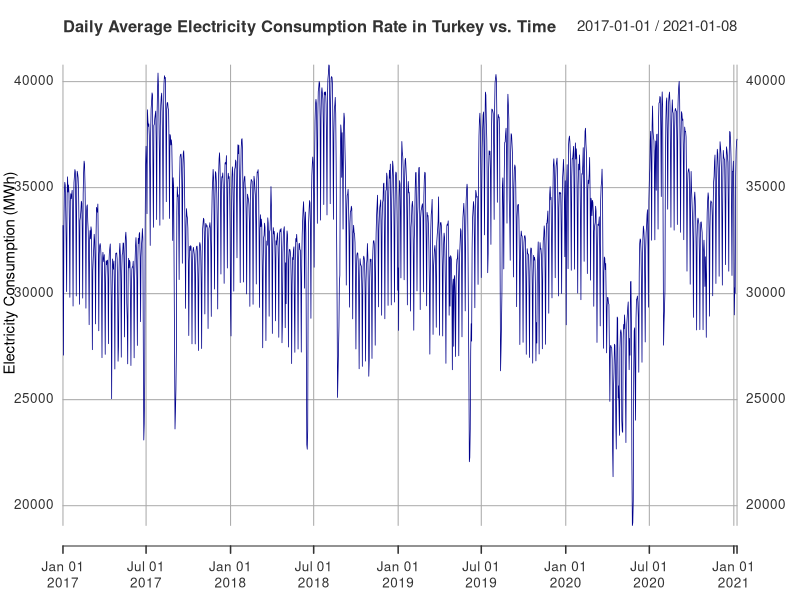
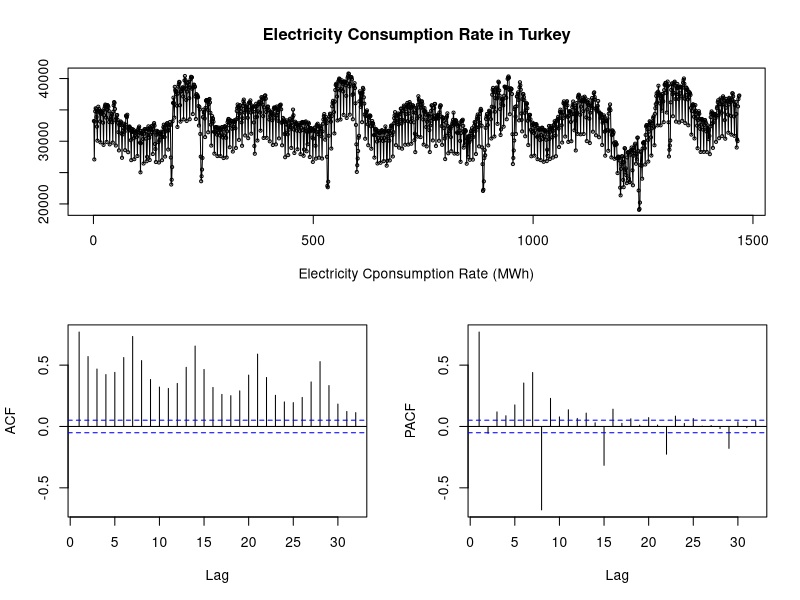
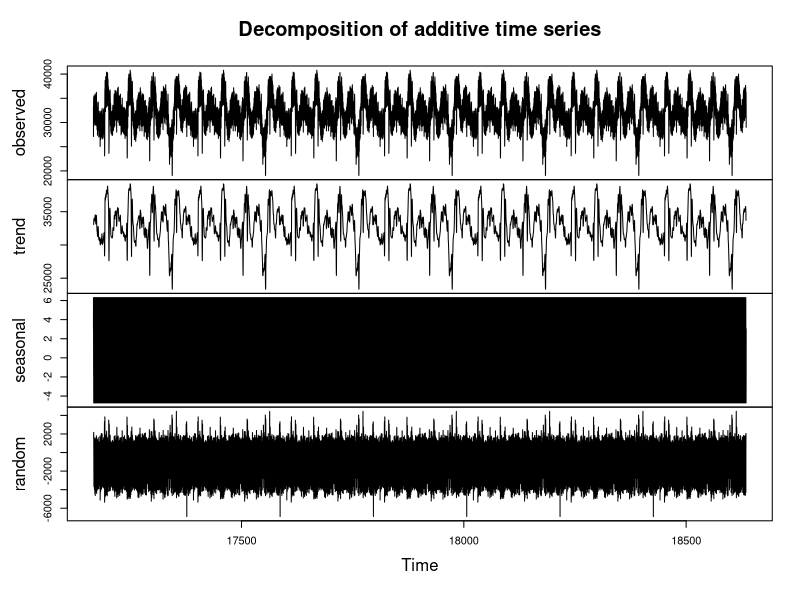
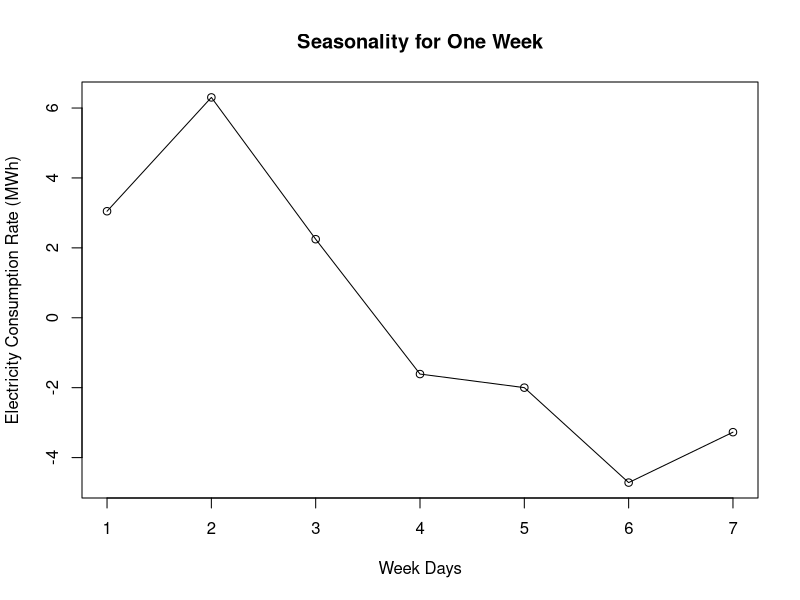
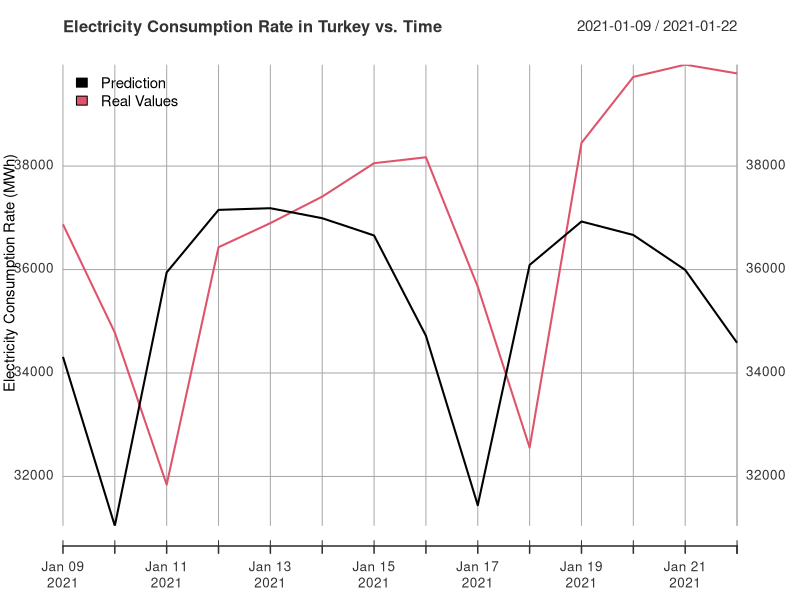

Generate these figures, in order, with R:
## ---- chunk 1
library(xts)
library(lubridate)
library(forecast)
library(tseries)
library(urca)
data <- read.csv(file = "hw4data.csv")
data$Date <- paste0(data$Date," ", data$Hour)
#data$Date <- as.POSIXlt(x = data$Date, format = "%d.%m.%Y %H:%M")
data$Consumption..MWh. <- as.numeric(gsub(pattern = ",", replacement = "", x = data$Consumption..MWh.))

daily_consumption <- 0
date <- as.Date(as.Date("2017-01-01"):as.Date("2021-01-08"))

for (i in 0:(length(data$Consumption..MWh.)/24 - 1)) {
  daily_consumption[i+1] <- mean(data$Consumption..MWh.[(24*i - 23):(24*i)])
}

daily_data <- data.frame(date, daily_consumption[1:1469])
colnames(daily_data) <- c("Date", "Consumption")
data_ts <- xts(x = daily_data$Consumption, order.by = daily_data$Date, frequency = 7)
d_ts <- ts(daily_data$Consumption, start = as.Date("2017-01-01"), end = as.Date("2021-01-08"), frequency = 7)
## ---- chunk 2
plot(data_ts,main = "Daily Average Electricity Consumption Rate in Turkey vs. Time",
     ylab = "Electricity Consumption (MWh)",
     xlab = "Time",lwd = 0.75, col ="darkblue")
## ---- chunk 3
tsdisplay(data_ts,
          main = "Electricity Consumption Rate in Turkey",
          xlab = "Electricity Cponsumption Rate (MWh)")
## ---- chunk 4
ts_decomposed <- decompose(x = d_ts,type = "additive")
plot(ts_decomposed)
plot(ts_decomposed$seasonal[1:7], type = "o",main = "Seasonality for One Week", ylab = "Electricity Consumption Rate (MWh)", xlab = "Week Days")
## ---- chunk 5
random <- ts_decomposed$random
arima(random, order=c(0,0,1))
arima(random, order=c(1,0,0), seasonal = c(0,1,0))
model <- auto.arima(random)
model
## ---- chunk 6
prediction <- predict(model, n.ahead = 14)
isNA <- is.na(ts_decomposed$trend)
lasttrends <- ts_decomposed$trend[!isNA]
lasttrends <- lasttrends[(length(lasttrends)-13):length(lasttrends)]
lastseasonality <- ts_decomposed$seasonal[(length(lasttrends)-13):length(lasttrends)]
final <- prediction$pred + lasttrends + lastseasonality
nexttwoweeks <- as.Date(as.Date("2021-01-09"):as.Date("2021-01-22"))

final <- xts(x = data.frame(prediction$pred + lasttrends + lastseasonality, daily_consumption[1470:1483]), order.by = nexttwoweeks, frequency = 7)
colnames(final) <- c("Prediction", "Real Values")

print(final)
plot(final, main = "Electricity Consumption Rate in Turkey vs. Time", legend.loc = "topleft", ylab = "Electricity Consumption Rate (MWh)")
## ---- chunk 7
error = final$`Real Values` - final$Prediction
dperror <- abs(error) / final$`Real Values` * 100
e <- xts(x = data.frame(dperror), order.by = nexttwoweeks, frequency = 7)
colnames(e) <- "Daily % Error"
print(e)
## ---- chunk 8
error = final$`Real Values` - final$Prediction
n=length(final$`Real Values`)
  
mean=mean(final$`Real Values`)
sd=sd(final$`Real Values`)
bias = sum(error)/sum(final$`Real Values`)
mape = sum(abs(error/final$`Real Values`))/length(final$`Real Values`)
mad = sum(abs(error))/length(final$`Real Values`)
wmape = mad/mean
print(data.frame(BIAS = bias,MAPE =  mape, MAD = mad,WMAPE = wmape))
